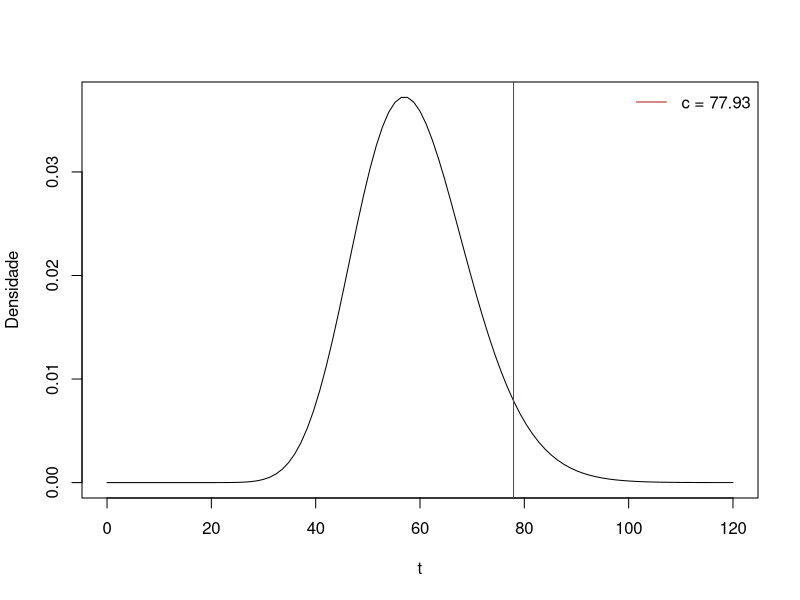

Write R code to recreate this figure.
## ---- chunk 1
#| label: fig-analise-aderencia-qui-quadrado-r
#| fig-cap: 'Distribuição $\chi^2_{59}$ e ponto crítico do teste de aderência'
# Análise de aderência
# H0: P = P0
#
# Mega-Sena: observamos apenas o primeiro número de cada sorteio.
set.seed(1)
amostra <- sample(1:60, size = 2800, replace = TRUE)
O <- tabulate(amostra, nbins = 60)
E <- 2800 / 60

qui_quadrado <- sum((E - O)^2 / E)
quantil <- qchisq(0.95, df = 59)

curve(
  dchisq(x, df = 59),
  from = 0,
  to = 120,
  xlab = "t",
  ylab = "Densidade"
)
abline(v = quantil, col = "firebrick")
legend(
  "topright",
  legend = sprintf("c = %.2f", quantil),
  col = "firebrick",
  lty = 1,
  bty = "n"
)
